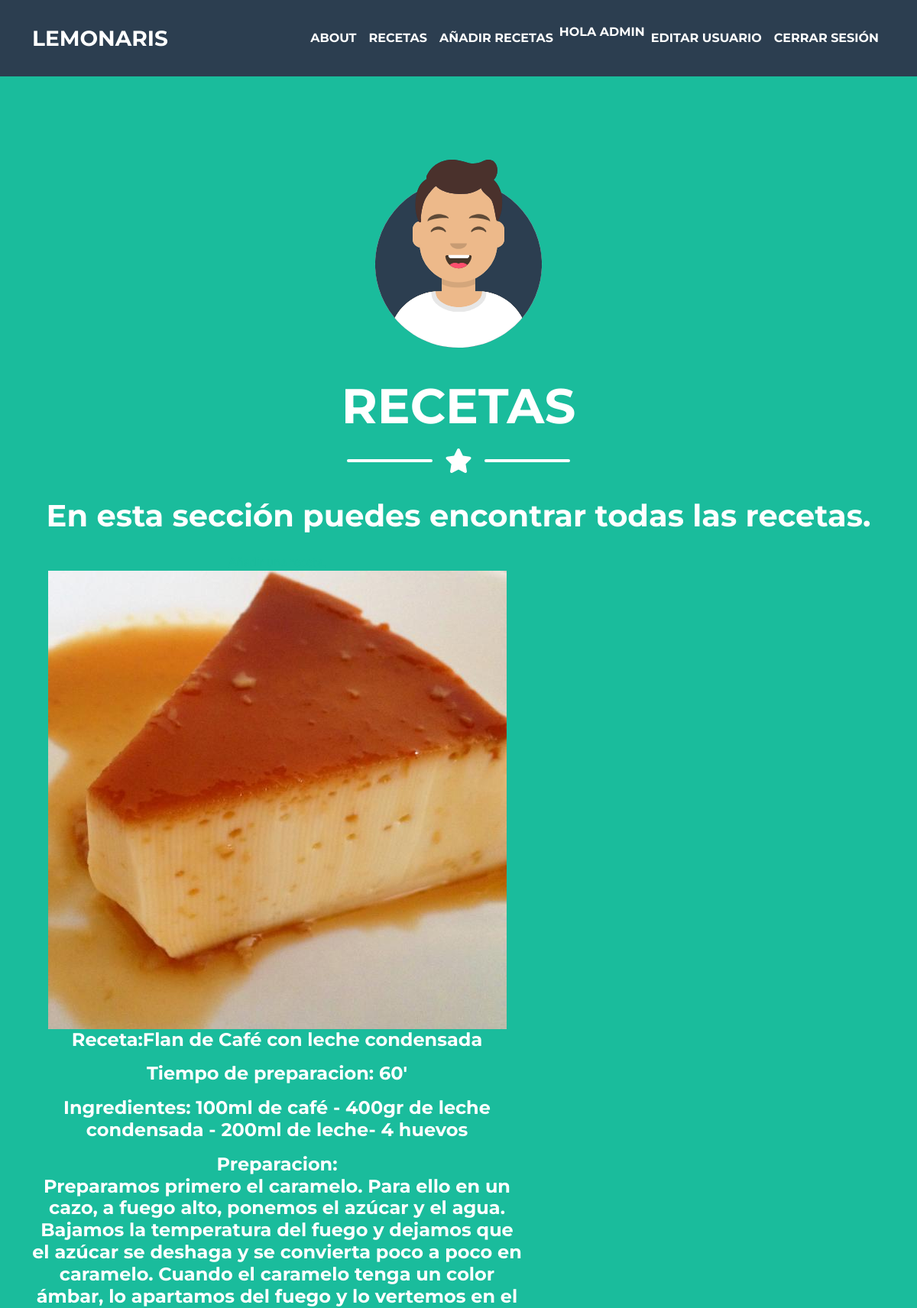
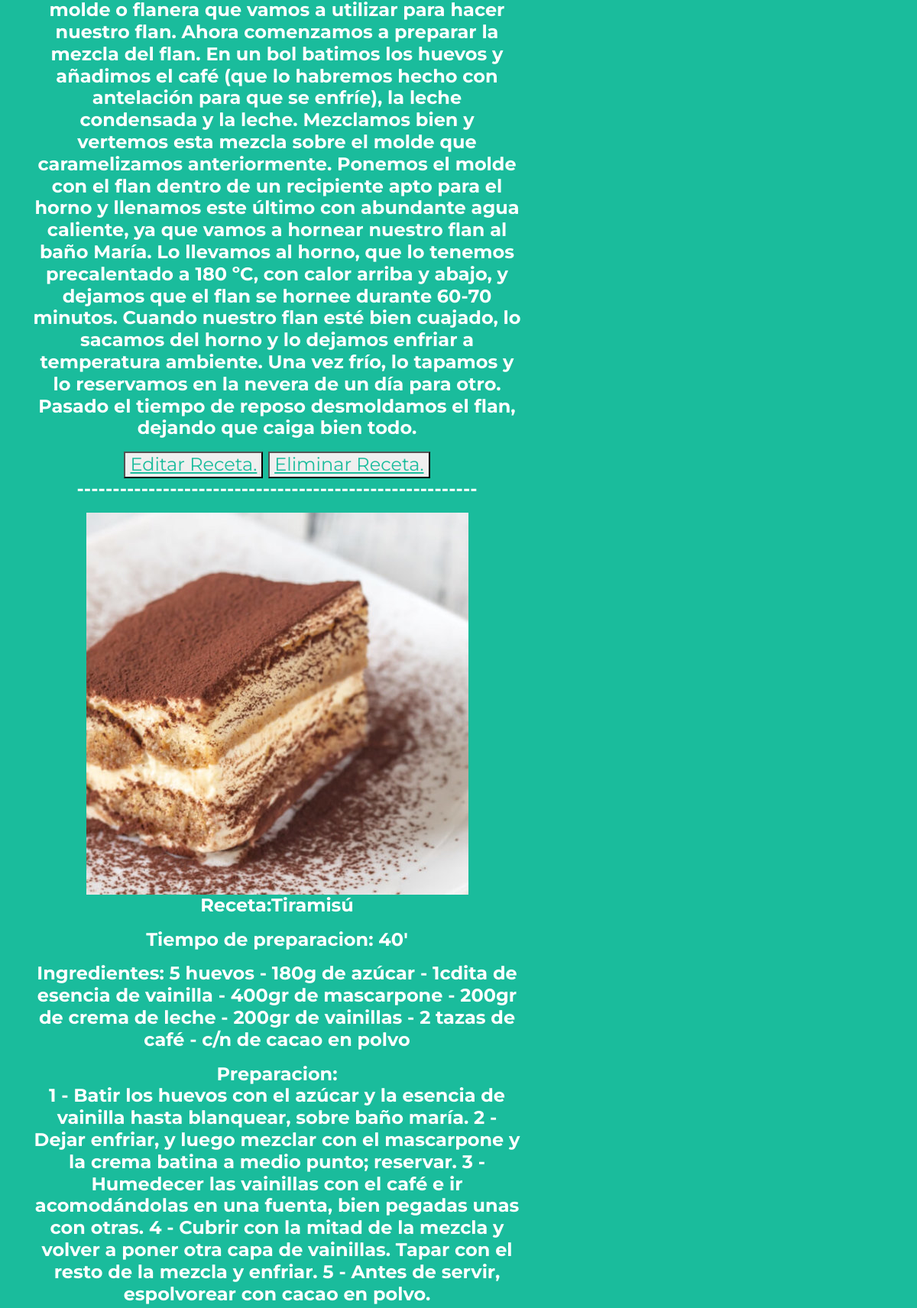
The page /AppGl/recetas (signed in, upper part) on the database its author committed (2 pictures, top to bottom).
### AppGl/models.py (models this page shows)
class Receta(models.Model):
    imagen = models.ImageField(upload_to = "recetas", null=True)
    nombre = models.CharField(max_length=100)
    ingredientes = models.CharField(max_length=240)
    tiempo = models.IntegerField()
    preparacion = models.TextField(max_length=2000)

### AppGl/views.py (the view)
# urls.py: path("recetas", receta, name="Recetas"),
@login_required
def receta(request):
    recetas = Receta.objects.all()
    return render(request, "AppGl/Recetas/listaReceta.html", {"resultados":recetas})

### AppGl/templates/AppGl/Recetas/listaReceta.html
{% extends 'AppGl/padre.html' %}
{% block titulo %}
Recetas
{% endblock %}
{% block descripcion %}
    <h1>En esta sección puedes encontrar todas las recetas.</h1>
{% endblock %}
{% block cuerpo %}
<a href="{% url 'FormularioReceta' %}">Añadir una receta.</a>
{% for e in resultados %}
<h4>
    <img src="{{e.imagen.url}}" alt="No hay imagen.">
    <p>Receta:{{e.nombre}}</p>
    <p>Tiempo de preparacion: {{e.tiempo}}'</p>
    <p>Ingredientes: {{e.ingredientes}}</p>
    <p>Preparacion: <br/>{{e.preparacion}}<br/></p>
    <button>
        <a href="{% url 'Editar Receta' e.nombre %}">Editar Receta.</a>
    </button>
    <button>
        <a href="{% url 'Borrar Receta' e.nombre %}">Eliminar Receta.</a>
    </button>
    <p>--------------------------------------------------------</p>
</h4>
{% endfor %}
{% endblock %}

### AppGl/templates/AppGl/padre.html (shortened to what this page needs)
<!DOCTYPE html>
<html lang="en">
    <head>
        {% load static %}
        <link href="{% static 'AppGl/css/styles.css' %}" rel="stylesheet" />
    </head>
    <body id="page-top">
        <nav class="navbar navbar-expand-lg bg-secondary text-uppercase fixed-top" id="mainNav">
            <div class="container">
                <a class="navbar-brand" href="{% url 'Inicio' %}">Lemonaris</a>
                <div class="collapse navbar-collapse" id="navbarResponsive">
                    <ul class="navbar-nav ms-auto">
                        <li class="nav-item"><a class="nav-link " href="{% url 'Acerca de mí' %}">About</a></li>
                        <li class="nav-item"><a class="nav-link" href="{% url 'Recetas' %}">Recetas</a></li>
                        <li class="nav-item"><a class="nav-link "  href="{% url 'FormularioReceta' %}">Añadir Recetas</a></li>
                        {% if user.is_authenticated %}
                        <p style="color:white">Hola {{user.username}}</p>
                        <li class="nav-item"><a class="nav-link" aria-current="page" href="{% url 'Editar Usuario' %}">Editar Usuario</a></li>
                        <li class="nav-item"><a class="nav-link" aria-current="page" href="{% url 'Logout' %}">Cerrar sesión</a></li>
                        {% endif %}
                    </ul>
                </div>
            </div>
        </nav>
        <header class="masthead bg-primary text-white text-center">
            <div class="container d-flex align-items-center flex-column">
                <img class="masthead-avatar mb-5" src="{% static 'AppGl/assets/img/avataaars.svg' %}" alt="..." />
                <h1 class="masthead-heading text-uppercase mb-0">
                    {% block titulo %}
                    {% endblock %}
                </h1>
                <div class="divider-custom divider-light">
                    <div class="divider-custom-line"></div>
                    <div class="divider-custom-icon"><i class="fas fa-star"></i></div>
                    <div class="divider-custom-line"></div>
                </div>
                <p class="masthead-subheading font-weight-light mb-0">
                    {% block descripcion %}
                    {% endblock %}
                </p>
            </div>
            <div class="container">
                <div class="row">
                    <div class="col-lg-7">
                        {% block cuerpo %}
                        {% endblock %}
                    </div>
                </div>
            </div>
        </header>
    </body>
</html>

### rows shown on the page
Receta: imagen (picture), nombre "Flan de Café con leche condensada", tiempo "60", ingredientes "100ml de café - 400gr de leche condensada - 200ml de leche- 4 huevos", preparacion "Preparamos primero el caramelo. Para ello en un cazo, a fuego alto, ponemos el azúcar y el agua. Bajamos la temperatura del fuego y dejamos que el azúcar se deshaga y se convierta poco a poco en caramelo. Cuando el caramelo tenga un color ámbar, lo apartamos del fuego y lo vertemos en el molde o flanera que vamos a utilizar para hacer nuestro flan. Ahora comenzamos a preparar la mezcla del flan. En un bol batimos los huevos y añadimos el café (que lo habremos hecho con antelación para que se enfríe), la leche condensada y la leche. Mezclamos bien y vertemos esta mezcla sobre el molde que caramelizamos anteriormente. Ponemos el molde con el flan dentro de un recipiente apto para el horno y…"
Receta: imagen (picture), nombre "Tiramisú", tiempo "40", ingredientes "5 huevos - 180g de azúcar - 1cdita de esencia de vainilla - 400gr de mascarpone - 200gr de crema de leche - 200gr de vainillas - 2 tazas de café - c/n de cacao en polvo", preparacion "1 - Batir los huevos con el azúcar y la esencia de vainilla hasta blanquear, sobre baño maría. 2 - Dejar enfriar, y luego mezclar con el mascarpone y la crema batina a medio punto; reservar. 3 - Humedecer las vainillas con el café e ir acomodándolas en una fuenta, bien pegadas unas con otras. 4 - Cubrir con la mitad de la mezcla y volver a poner otra capa de vainillas. Tapar con el resto de la mezcla y enfriar. 5 - Antes de servir, espolvorear con cacao en polvo."

### other values the page prints
{{ user.username }} "ADMIN"
